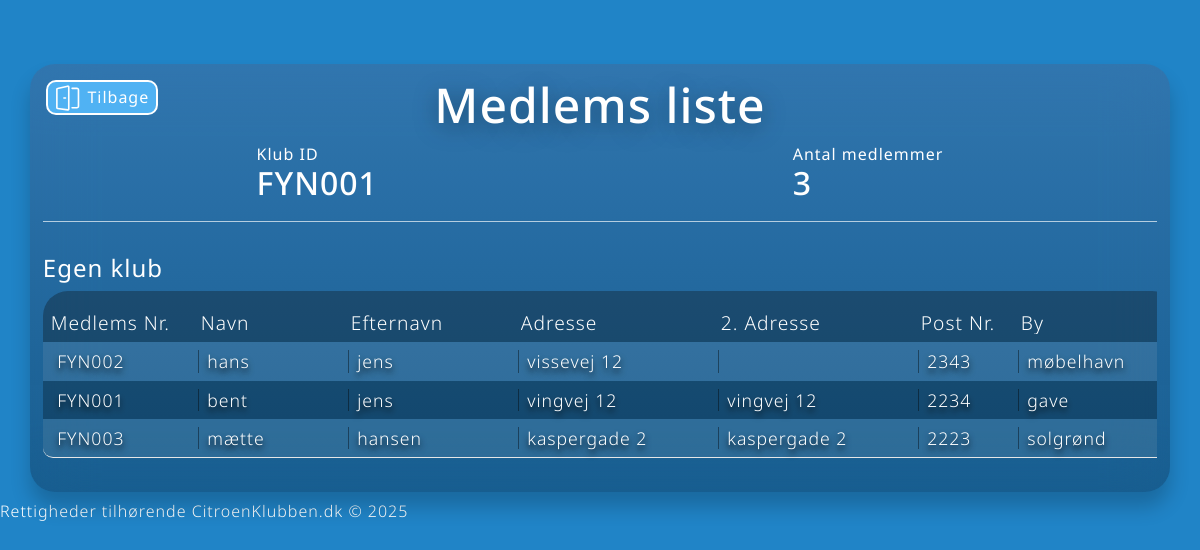
Before: /ownKlubList.php (signed in) with the older database file.
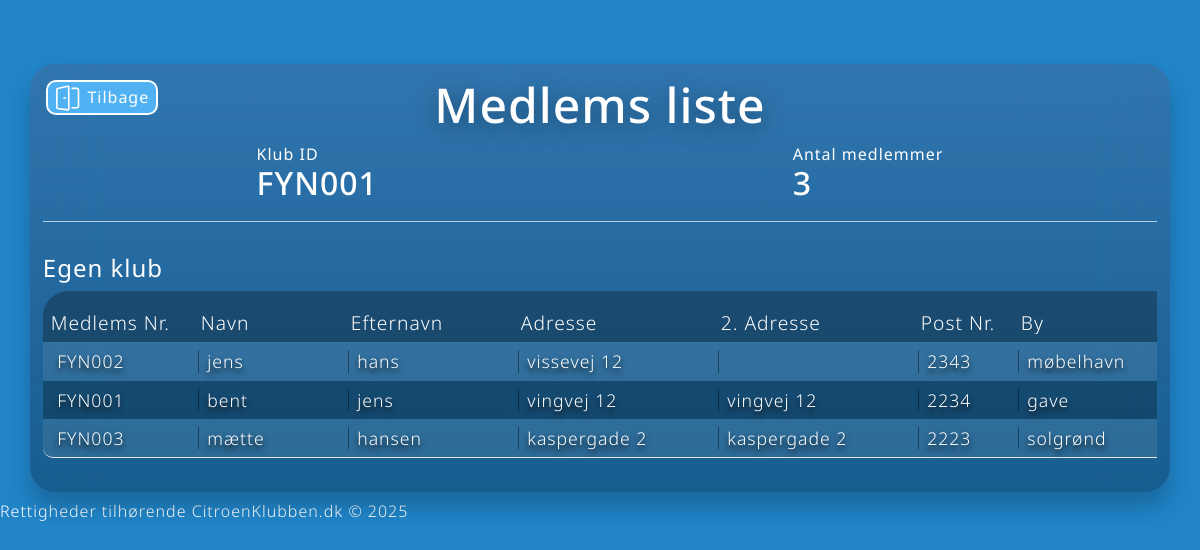
After: the same page with the newer database file.
### tables this page shows
CREATE TABLE "ClubRelation" (
	"MemberID"	INTEGER,
	"ClubID"	INTEGER,
	FOREIGN KEY("ClubID") REFERENCES "Club"("ClubID") ON DELETE CASCADE,
	FOREIGN KEY("MemberID") REFERENCES "Member"("MemberID") ON DELETE CASCADE
);

CREATE TABLE "Member" (
	"MemberID"	INTEGER UNIQUE,
	"LocalMemberID"	TEXT UNIQUE,
	"FirstName"	TEXT,
	"LastName"	TEXT,
	"Address1"	TEXT,
	"Address2"	TEXT,
	"PostalCode"	INTEGER,
	"City"	TEXT,
	"Phone"	NUMERIC,
	"Email"	TEXT,
	"JoinDate"	DATE DEFAULT CURRENT_TIMESTAMP,
	"DirectDebitAgreement"	BOOLEAN,
	"MembershipPaidUntil"	DATE,
	"YouthMembership"	BOOLEAN,
	"YouthMembershipYear"	BOOLEAN,
	"Apua"	BOOLEAN,
	"RegionAdmin"	BOOLEAN,
	"Admin"	BOOLEAN,
	"AllowRegion"	BOOLEAN,
	"AllowAll"	BOOLEAN,
	"PassWord"	TEXT,
	"PassWordChanged"	BOOLEAN DEFAULT 'false',
	PRIMARY KEY("MemberID" AUTOINCREMENT) ON CONFLICT ROLLBACK
);

### models/ClubRelation.php (called while the page is built, shortened)
<?php
class ClubRelation
{
    private $db;
    public function __construct($db)
    {
        $this->db = $db;
    }
    public function getClubRelationsByMemberID($memberID)
    {
        $sql = "SELECT * FROM ClubRelation WHERE MemberID = :memberID";
        $stmt = $this->db->prepare($sql);
        $stmt->execute([':memberID' => $memberID]);
        return $stmt->fetchAll(PDO::FETCH_ASSOC);
    }
}

### models/Club.php (called while the page is built, shortened)
<?php
class Club
{
    private $db;
    public function __construct($db)
    {
        $this->db = $db;
    }
    public function getAllMembersByClubId($clubID)
    {
        $sql = "SELECT *
                FROM Member
                JOIN ClubRelation ON Member.MemberID = ClubRelation.MemberID
                WHERE ClubRelation.ClubID = :clubID";
        $stmt = $this->db->prepare($sql);
        $stmt->execute([':clubID' => $clubID]);
        return $stmt->fetchAll(PDO::FETCH_ASSOC);
    }
}

### public/ownKlubList.php (the view, shortened to what this page needs)
<?php
include("header.php");
require("../config.php");
require '../models/Club.php';
require '../models/ClubRelation.php';
$club = new CLub($db);
$clubRelation = new ClubRelation($db);
$userClub = $clubRelation->getClubRelationsByMemberID($_SESSION["MemberID"]);
$userClubID = $userClub[0]["ClubID"];
$AllMembers = $club->getAllMembersByClubId($userClubID);
$tableHeaders = [
  "Medlems Nr.",
  "Navn",
  "Efternavn",
  "Adresse",
  "2. Adresse",
  "Post Nr.",
  "By",
];
?>
<div class="container container-xl box-bg-gradient">
  <a class="btn-small" href="mainMenu.php"><svg class="svg-door"></svg>Tilbage</a>
  <h1>Medlems liste</h1>
  <div class="infobar-container">
    <div>
      <h6>Klub ID</h6>
      <h3><?= $_SESSION["localID"] ?></h3>
    </div>
    <div>
      <h6>Antal medlemmer</h6>
      <h3><?= count($AllMembers) ?></h3>
    </div>
  </div>
  <main class="box-content-padding box-center flex">
    <div class="container-table-overflow">
      <h4>Egen klub</h4>
      <div class="table-head">
        <?php foreach ($tableHeaders as $heading) { ?>
          <p><?= $heading ?></p>
        <?php } ?>
      </div>
      <div>
        <?php foreach ($AllMembers as $item) { ?>
          <div class="table-row">
            <p><?= $item["LocalMemberID"] ?></p>
            <p><?= $item["FirstName"] ?></p>
            <p><?= $item["LastName"] ?></p>
            <p><?= $item["Address1"] ?></p>
            <p><?= $item["Address2"] ?></p>
            <p><?= $item["PostalCode"] ?></p>
            <p><?= $item["City"] ?></p>
          </div>
        <?php } ?>
      </div>
    </div>
  </main>
</div>
<?php
include("footer.php");
?>

Changed rows visible on the page:
changed through a linked row, clubrelation "FYN002": MemberID.FirstName "hans" → "jens"; MemberID.LastName "jens" → "hans"
